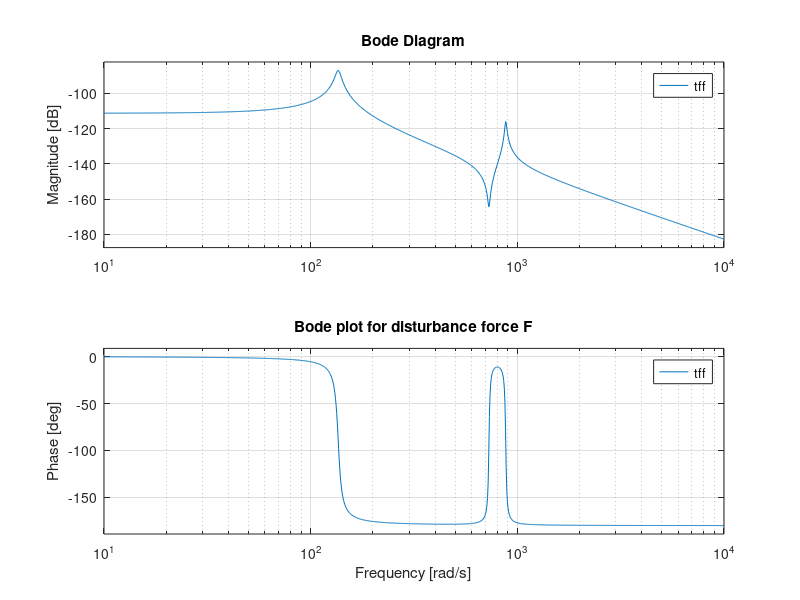
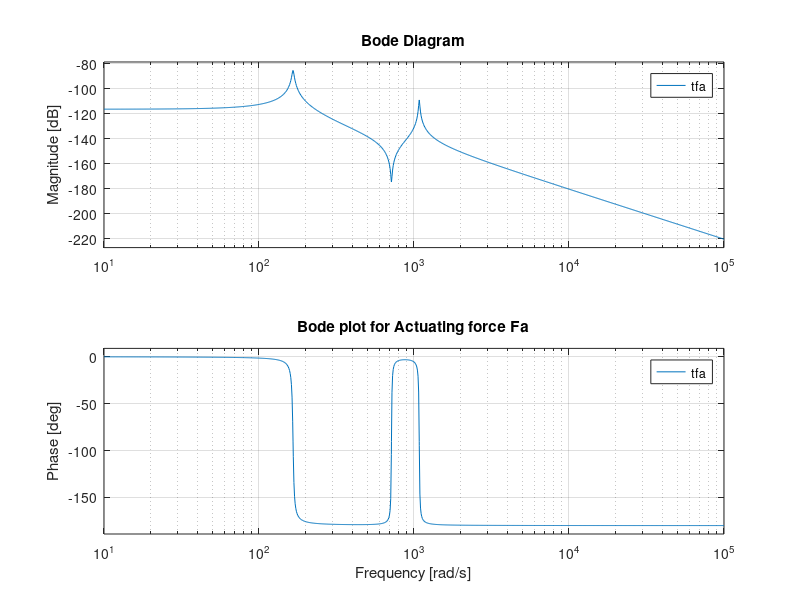

The MATLAB script that drew these images, in order:

bo1=(165.7709)^2/(6.70E+05);
ao1=[1 2*(0.013565)*(165.7709) (165.7709)^2];

tf1a=tf(bo1,ao1);

bo2=(1080.9838)^2/(2.10E+7);
ao2=[1 2*(0.006582)*(1080.9838) (1080.9838)^2];

tf2a=tf(bo2,ao2);


bo3=(135.96)^2/(3.72E+5);
ao3=[1 2*(0.030226)*(135.96) (135.96)^2];

tf1f=tf(bo3,ao3);

bo4=(878.9284)^2/(3.3E+7);
ao4=[1 2*(0.009588)*(878.9284) (878.9284)^2];

tf2f=tf(bo4,ao4);



tff=tf1f+tf2f;
tfa=tf1a+tf2a;



figure(1)
bode(tff);
title('Bode plot for disturbance force F')

figure(2)
bode(tfa);
title('Bode plot for Actuating force Fa')

[A_f,B_f,C_f,D_f]=ssdata(ss(tff));
[A_a,B_a,C_a,D_a]=ssdata(ss(tfa));

